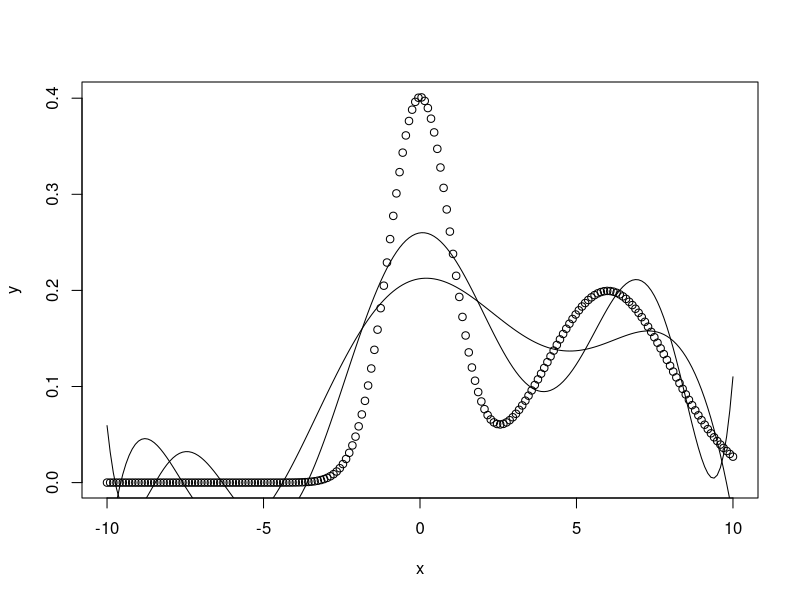
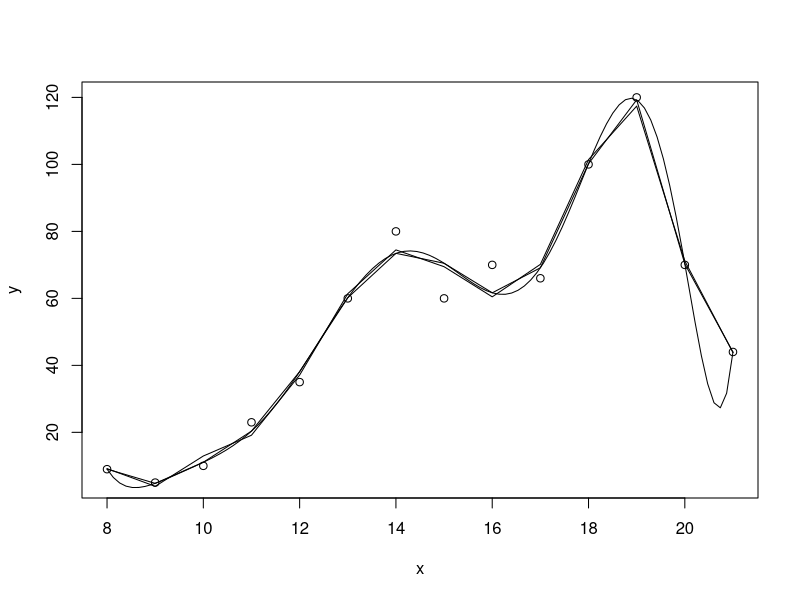

Here is the R script that generated these plots, in order:
## polynomial model fitting

x <- seq(from=-10,to=10, length.out=200)
y <- dnorm(x) + dnorm(x, mean=6, sd=2)

plot(x,y)

# now we must fit with a non linear model
fit1 <- lm(y ~ poly(x, 7, raw=T)) # raw=T is important
fit2 <- lm(y ~ poly(x, 8, raw=T))

xx <- x

lines(xx, predict(fit1, data.frame(x=xx))) # x must be passed in the data frame as the new x values
lines(xx, predict(fit2, data.frame(x=xx)))



x <- c(8,9,10,11,12,13,14,15,16,17,18,19,20,21)
y <- c(9, 5, 10, 23, 35, 60, 80, 60, 70, 66, 100, 120, 70, 44)
xx <- x
plot(x,y)
lines(xx, predict(lm(y ~ poly(x, 8, raw=T)), data.frame(x=xx)))
lines(xx, predict(lm(y ~ poly(x, 9, raw=T)), data.frame(x=xx)))

# if we want to predict y values for many more x points
xx <- seq(from=8, to=21, length.out=100)
lines(xx, predict(lm(y ~ poly(x, 9, raw=T)), data.frame(x=xx)))